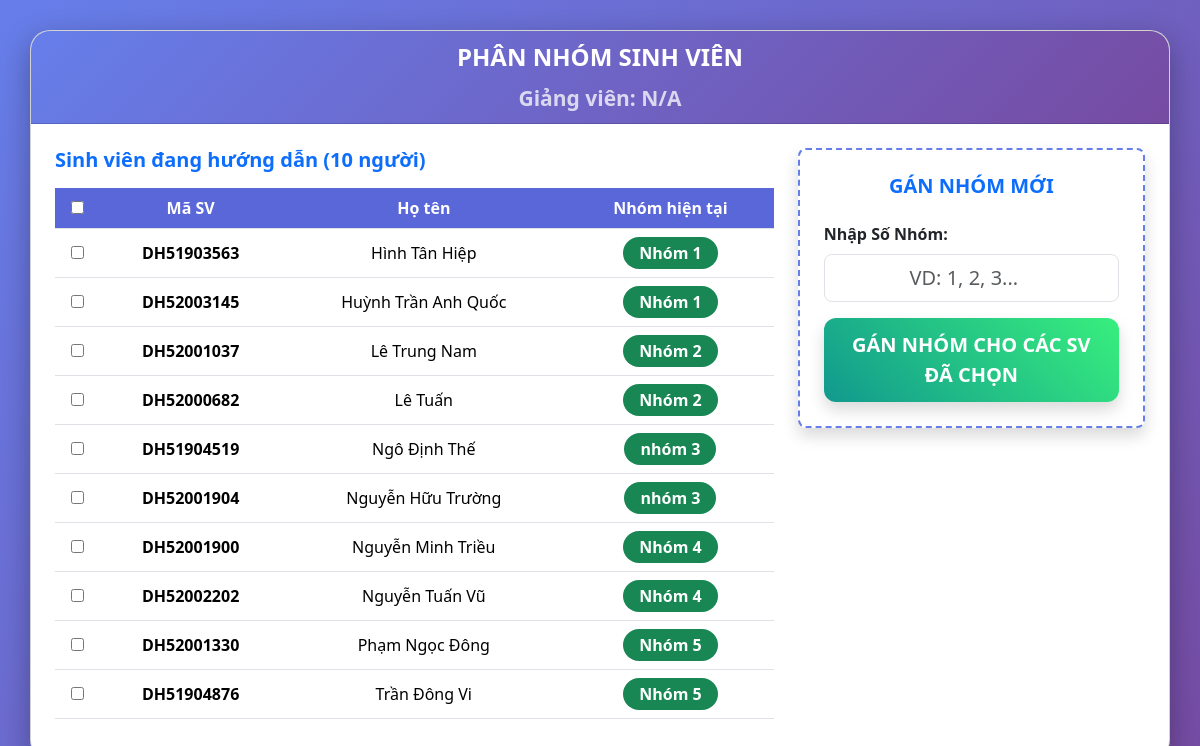
/phan_nhom_sv.php (signed in), run on the app's committed database.
### tables this page shows
CREATE TABLE IF NOT EXISTS `danh_sach_sinh_vien` (
  `HoTen` varchar(100) DEFAULT NULL,
  `id` int(11) NOT NULL AUTO_INCREMENT,
  `MaSV` varchar(20) NOT NULL,
  `Lop` varchar(20) DEFAULT NULL,
  `nhom_id` int(11) DEFAULT NULL,
  `Email` varchar(100) DEFAULT NULL,
  `SDT` varchar(15) DEFAULT NULL,
  `nhom` int(11) DEFAULT NULL,
  `huong_de_tai` text,
  `gvhd` varchar(50) DEFAULT NULL,
  `ghichu` text,
  `gvpb_id` varchar(10) DEFAULT NULL,
  `created_at` timestamp NULL DEFAULT CURRENT_TIMESTAMP,
  `MatKhau` varchar(50) DEFAULT '123456',
  `da_gap_gv` tinyint(1) DEFAULT '0' COMMENT '0=chưa gặp, 1=đã gặp',
  `diem_50` decimal(4,2) DEFAULT NULL COMMENT 'Điểm giữa kỳ - GVHD chấm',
  `diem_baove` decimal(4,2) DEFAULT NULL COMMENT 'Điểm bảo vệ - Hội đồng chấm',
  `diem_tong` decimal(4,2) GENERATED ALWAYS AS (((coalesce(`diem_50`,0) * 0.5) + (coalesce(`diem_baove`,0) * 0.5))) STORED,
  `hoidong_id` int(11) DEFAULT NULL,
  `duoc_bao_ve` tinyint(4) DEFAULT '1' COMMENT '1: BV, 0: KBV, 2: DC50%',
  PRIMARY KEY (`id`,`MaSV`),
  UNIQUE KEY `idx_id_duy_nhat` (`id`),
  UNIQUE KEY `idx_masv_unique` (`MaSV`),
  KEY `idx_gvpb` (`gvpb_id`),
  KEY `idx_nhom_id` (`nhom_id`)
);

CREATE TABLE IF NOT EXISTS `nhom` (
  `id` int(11) NOT NULL AUTO_INCREMENT,
  `ten_nhom` varchar(50) NOT NULL,
  `giang_vien_huong_dan_id` varchar(10) NOT NULL,
  `huong_de_tai` varchar(255) DEFAULT NULL,
  `created_at` timestamp NULL DEFAULT CURRENT_TIMESTAMP,
  `da_gap_gv` tinyint(1) NOT NULL DEFAULT '0',
  PRIMARY KEY (`id`),
  KEY `idx_gv` (`giang_vien_huong_dan_id`)
);

### phan_nhom_sv.php (the view, shortened to what this page needs)
<?php
require_once 'config.php';
$MaGV = $_SESSION['MaGV'];
$stmt = $pdo->prepare("
    SELECT
        s.id,
        s.MaSV,
        s.HoTen,
        n.ten_nhom AS nhom_hien_tai
    FROM danh_sach_sinh_vien s
    INNER JOIN phan_thuoc_nhom ptn ON s.id = ptn.sinh_vien_id
    INNER JOIN nhom n ON ptn.nhom_id = n.id
    WHERE n.giang_vien_huong_dan_id = ?
    ORDER BY CAST(n.ten_nhom AS UNSIGNED), s.HoTen
");
$stmt->execute([$MaGV]);
$sinhvien = $stmt->fetchAll(PDO::FETCH_ASSOC);
?>
<!DOCTYPE html>
<html lang="vi">
<head>
<link href="https://cdn.jsdelivr.net/npm/bootstrap@5.3.3/dist/css/bootstrap.min.css" rel="stylesheet">
</head>
<body>
<div class="container">
    <div class="card">
        <div class="card-header text-center">
            PHÂN NHÓM SINH VIÊN
            <small class="d-block mt-2 opacity-75">
                Giảng viên: <strong><?= htmlspecialchars($_SESSION['HoTen'] ?? 'N/A') ?></strong>
            </small>
        </div>
        <div class="card-body p-4">
            <div class="row g-4">
                <div class="col-lg-8">
                    <h5 class="fw-bold text-primary mb-3">
                        Sinh viên đang hướng dẫn (<?= count($sinhvien) ?> người)
                    </h5>
                    <div class="table-responsive">
                        <table class="table table-hover align-middle text-center">
                            <thead>
                                <tr>
                                    <th><input type="checkbox" id="checkAll"></th>
                                    <th>Mã SV</th>
                                    <th>Họ tên</th>
                                    <th>Nhóm hiện tại</th>
                                </tr>
                            </thead>
                            <tbody>
                                <?php foreach ($sinhvien as $sv): ?>
                                <tr>
                                    <td>
                                        <input type="checkbox" class="chk-sv" value="<?= $sv['id'] ?>">
                                    </td>
                                    <td><strong><?= htmlspecialchars($sv['MaSV']) ?></strong></td>
                                    <td><?= htmlspecialchars($sv['HoTen']) ?></td>
                                    <td>
                                        <?php if ($sv['nhom_hien_tai']): ?>
                                            <span class="badge bg-success badge-nhom"><?= htmlspecialchars($sv['nhom_hien_tai']) ?></span>
                                        <?php else: ?>
                                            <span class="badge bg-secondary">Chưa có nhóm</span>
                                        <?php endif; ?>
                                    </td>
                                </tr>
                                <?php endforeach; ?>
                            </tbody>
                        </table>
                    </div>
                </div>
                <div class="col-lg-4">
                    <div class="bg-white rounded-3 shadow p-4" style="border: 2px dashed #667eea;">
                        <h5 class="text-center text-primary fw-bold mb-4">GÁN NHÓM MỚI</h5>
                        <div class="mb-3">
                            <label class="form-label fw-bold">Nhập Số Nhóm:</label>
                            <input type="number" id="ten-nhom" class="form-control form-control-lg text-center"
                                   placeholder="VD: 1, 2, 3..." min="1" step="1" required>
                        </div>
                        <button onclick="ganNhom()" class="btn btn-gan-nhom btn-lg w-100 text-white shadow">
                            GÁN NHÓM CHO CÁC SV ĐÃ CHỌN
                        </button>
                    </div>
                </div>
            </div>
        </div>
    </div>
</div>
</body>
</html>

### phan_nhom_sv.php (style rules this page uses)
body { background: linear-gradient(135deg, #667eea, #764ba2); min-height: 100vh; font-family: 'Segoe UI', sans-serif; }
.container { padding: 30px 0; }
.card { border-radius: 20px; box-shadow: 0 10px 30px rgba(0,0,0,0.3); overflow: hidden; }
.card-header { background: linear-gradient(135deg, #667eea, #764ba2); color: white; font-size: 1.5rem; font-weight: bold; }
.table th { background: #5a67d8; color: white; text-align: center; }
.btn-gan-nhom { background: linear-gradient(45deg, #11998e, #38ef7d); border: none; font-weight: bold; border-radius: 12px; padding: 12px; }
.badge-nhom { font-size: 1rem; padding: 8px 16px; border-radius: 50px; }

### data on the page
danh_sach_sinh_vien: MaSV "DH51903563", HoTen "Hình Tân Hiệp", nhom.ten_nhom "Nhóm 1"
danh_sach_sinh_vien: MaSV "DH52003145", HoTen "Huỳnh Trần Anh Quốc", nhom.ten_nhom "Nhóm 1"
danh_sach_sinh_vien: MaSV "DH52001037", HoTen "Lê Trung Nam", nhom.ten_nhom "Nhóm 2"
danh_sach_sinh_vien: MaSV "DH52000682", HoTen "Lê Tuấn", nhom.ten_nhom "Nhóm 2"
danh_sach_sinh_vien: MaSV "DH51904519", HoTen "Ngô Định Thế", nhom.ten_nhom "nhóm 3"
danh_sach_sinh_vien: MaSV "DH52001904", HoTen "Nguyễn Hữu Trường", nhom.ten_nhom "nhóm 3"
danh_sach_sinh_vien: MaSV "DH52001900", HoTen "Nguyễn Minh Triều", nhom.ten_nhom "Nhóm 4"
danh_sach_sinh_vien: MaSV "DH52002202", HoTen "Nguyễn Tuấn Vũ", nhom.ten_nhom "Nhóm 4"
danh_sach_sinh_vien: MaSV "DH52001330", HoTen "Phạm Ngọc Đông", nhom.ten_nhom "Nhóm 5"
danh_sach_sinh_vien: MaSV "DH51904876", HoTen "Trần Đông Vi", nhom.ten_nhom "Nhóm 5"

### other printed values
$_SESSION['HoTen'] "N/A"
count($sinhvien) "10"
